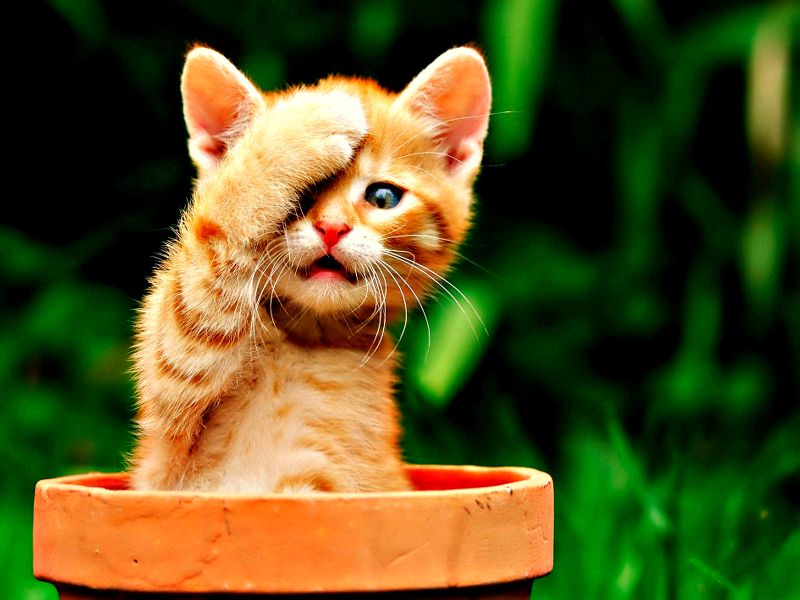
#> input picture DIP/Ejercicio 3/Cat3.jpg, 1600 x 1200 px, found by its file name (shown at 1/2 size)
$ python Ejercicio3.2.py
#> lines starting #> are read from the running program, lines starting #| are printed output that depends on the picture
#Operaciones en imágenes
#Elaborado por César Alejandro Villegas Espíndola

#Se importaron las siguientes librerias
from matplotlib import pyplot as plt
import matplotlib.image as mpimg
import numpy as np

#Se cargo la imagen a trabajar
img = mpimg.imread('/Users/cvillegas/workspace/Py/DIP/Ejercicio 3/Cat3.jpg')
#> img is the input picture: shape (1200, 1600, 3); mean R, G, B 85.4, 81.5, 31.5

#===============================RGB===============================
img2 = np.zeros((1200,1600,3), dtype=np.uint8)
img3 = np.zeros((1200,1600,3), dtype=np.uint8)
img4 = np.zeros((1200,1600,3), dtype=np.uint8)

#Separar los canales RGB
#Rojo canal 0 es el R, Canal 1 es el G, y el canal 2 el B

#Rojo
red = img[:,:,0]
green = img[:,:,1]
blue = img[:,:,2]

green =0*green
#> green: shape (1200, 1600); every value is 0
blue =blue*0

img2[:,:,0]=red
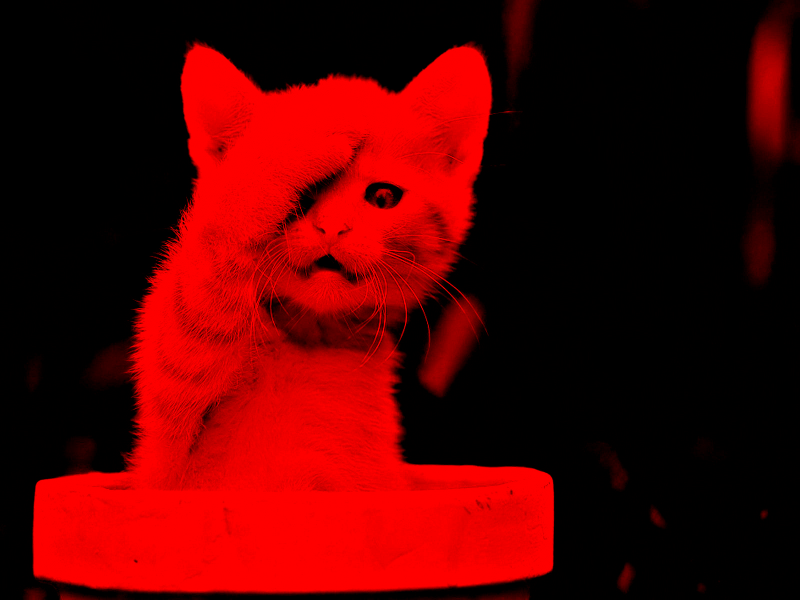
#> img2: shape (1200, 1600, 3) (shown at 1/2 size); mean of channels 0, 1, 2 85.4, 0, 0; drawn as R, G, B
img2[:,:,1]=green
img2[:,:,2]=blue

#Verde
red = 0*img[:,:,0]
green = img[:,:,1]
blue = 0*img[:,:,2]

img3[:,:,0]=red
#> img3: shape (1200, 1600, 3); every value is 0
img3[:,:,1]=green
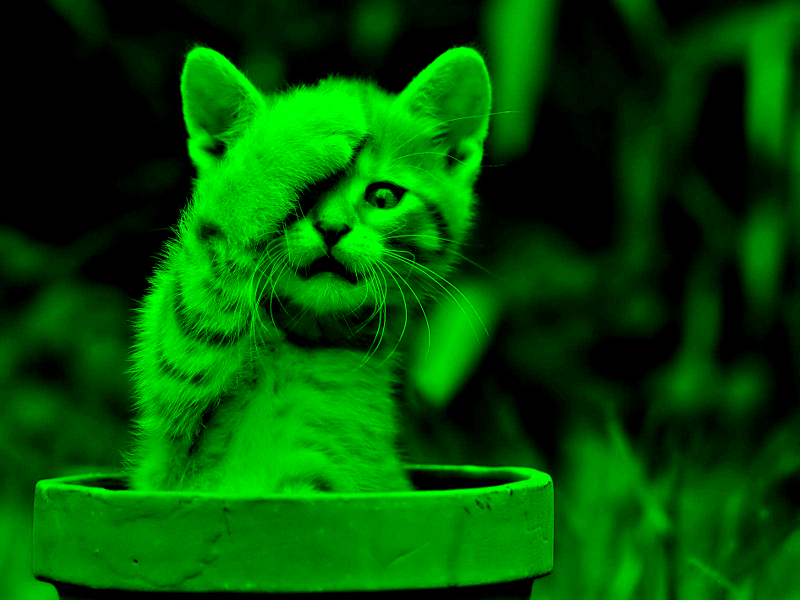
#> img3: shape (1200, 1600, 3) (shown at 1/2 size); mean of channels 0, 1, 2 0, 81.5, 0; drawn as R, G, B
img3[:,:,2]=blue

#Azul
red = 0*img[:,:,0]
green = 0*img[:,:,1]
blue = img[:,:,2]

img4[:,:,0]=red
img4[:,:,1]=green
img4[:,:,2]=blue
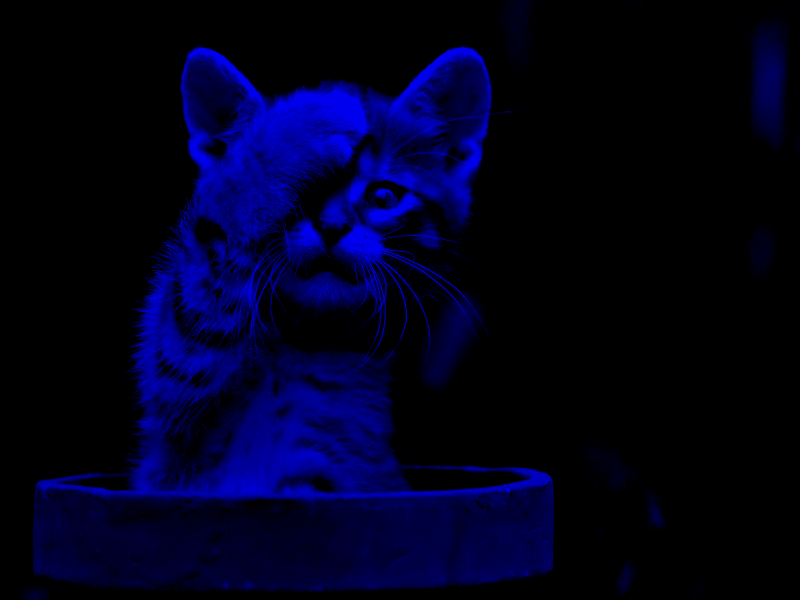
#> img4: shape (1200, 1600, 3) (shown at 1/2 size); mean of channels 0, 1, 2 0, 0, 31.5; drawn as R, G, B

#Generación de subplots
f, axes = plt.subplots(2,2, constrained_layout = True)
axes[0, 0].title.set_text('Normal')
axes[0, 0].imshow(img)
axes[0, 1].title.set_text('Red')
axes[0, 1].imshow(img2)
axes[1, 0].title.set_text('Green')
axes[1, 0].imshow(img3)
axes[1, 1].title.set_text('Blue')
axes[1, 1].imshow(img4)
plt.show()

#CMY
img5 = np.zeros((1200,1600,3), dtype=np.uint8) #Imagen completa en negativo
img6 = np.zeros((1200,1600,3), dtype=np.uint8)
img7 = np.zeros((1200,1600,3), dtype=np.uint8)
img8 = np.zeros((1200,1600,3), dtype=np.uint8)

#Conversion a espacio CMY

img5[:,:,0]=255-img[:,:,0]
img5[:,:,1]=255-img[:,:,1]
img5[:,:,2]=255-img[:,:,2]

#Cyan
red = 255-img[:,:,0]
green = 255
blue = 255

img6[:,:,0]=red
img6[:,:,1]=green
img6[:,:,2]=blue
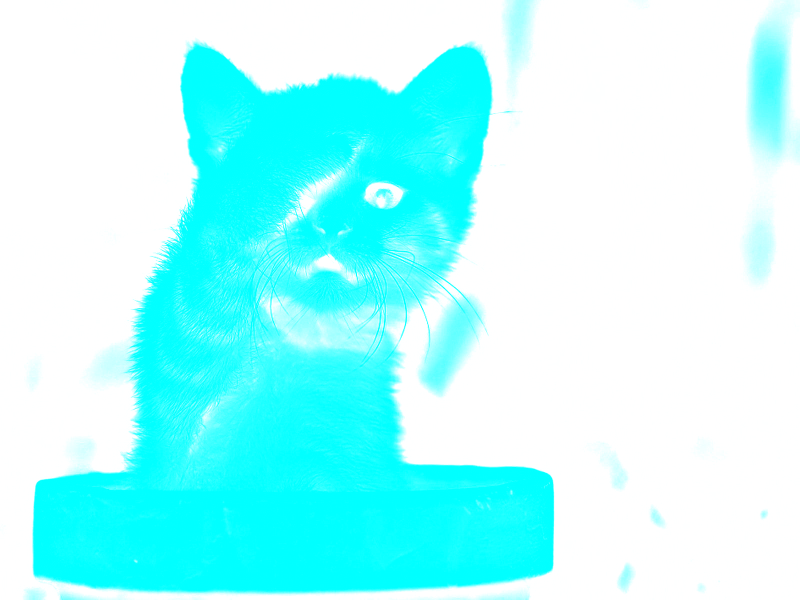
#> img6: shape (1200, 1600, 3) (shown at 1/2 size); mean of channels 0, 1, 2 169.6, 255, 255; drawn as R, G, B

#Magenta
red = 255
green = 255-img[:,:,1]
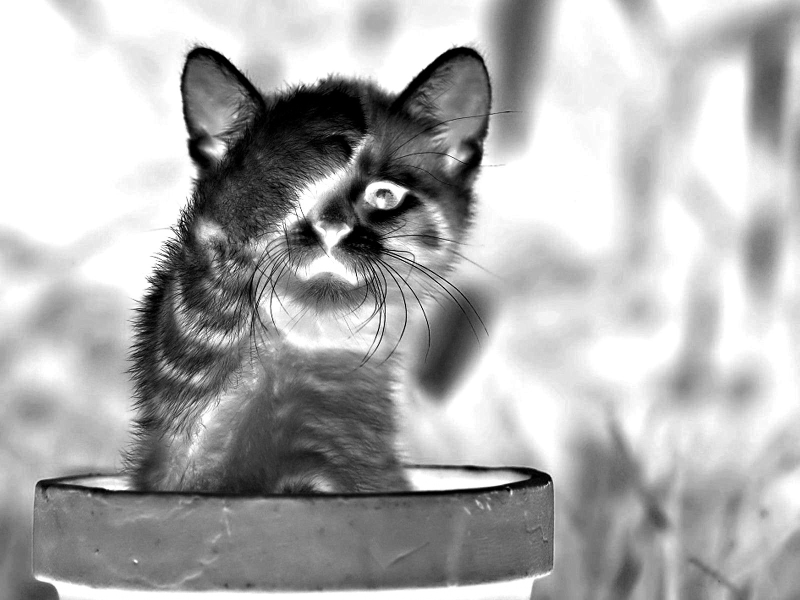
#> green: shape (1200, 1600) (shown at 1/2 size); min 0, max 255, mean 173.5
blue = 255

img7[:,:,0]=red
img7[:,:,1]=green
img7[:,:,2]=blue
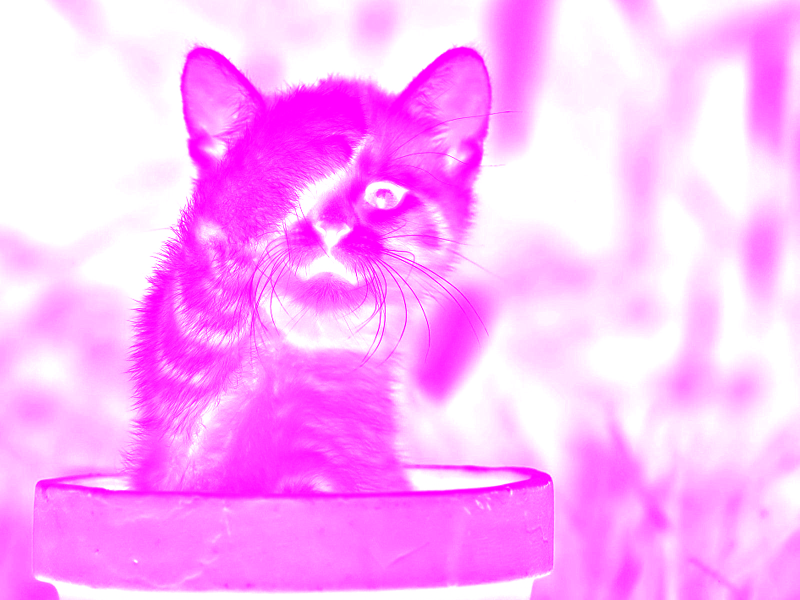
#> img7: shape (1200, 1600, 3) (shown at 1/2 size); mean of channels 0, 1, 2 255, 173.5, 255; drawn as R, G, B

#Yellow
red = 255
green = 255
blue = 255-img[:,:,2]

img8[:,:,0]=red
img8[:,:,1]=green
img8[:,:,2]=blue
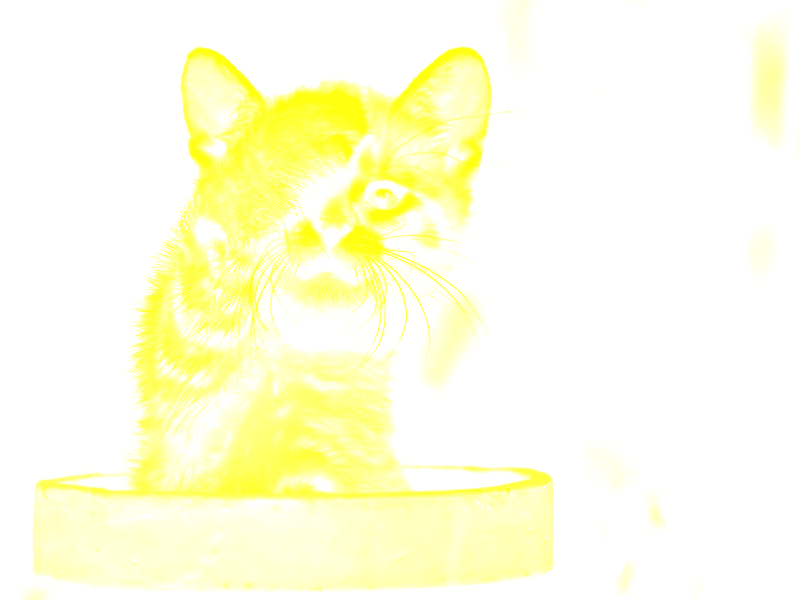
#> img8: shape (1200, 1600, 3) (shown at 1/2 size); mean of channels 0, 1, 2 255, 255, 223.5; drawn as R, G, B

f, axes = plt.subplots(2,2, constrained_layout = True)
axes[0, 0].title.set_text('Negative')
axes[0, 0].imshow(img5)
axes[0, 1].title.set_text('Cyan')
axes[0, 1].imshow(img6)
axes[1, 0].title.set_text('Magenta')
axes[1, 0].imshow(img7)
axes[1, 1].title.set_text('Yellow')
axes[1, 1].imshow(img8)
plt.show()
